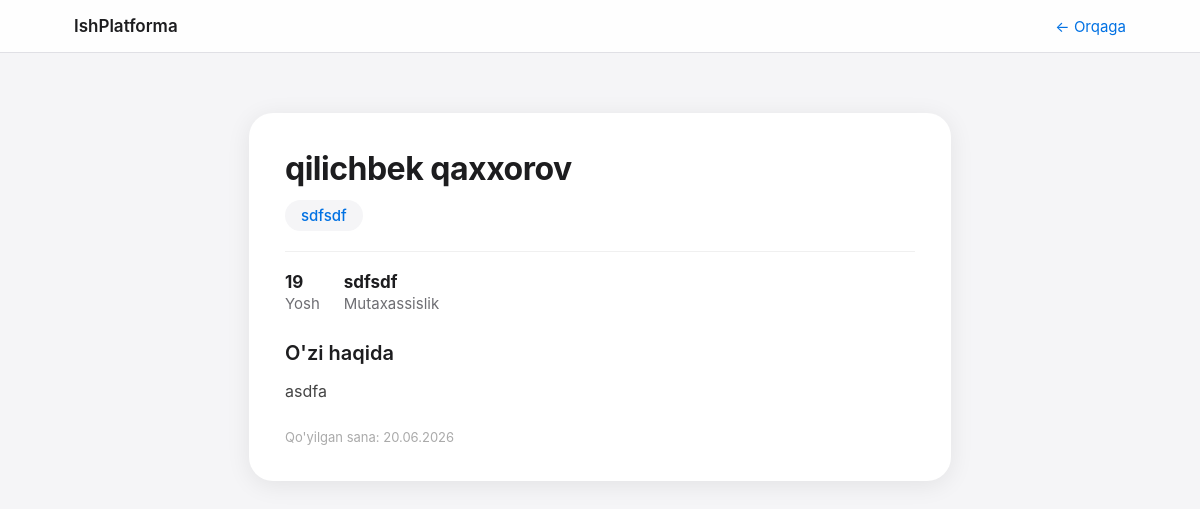
The app's page /ishchi/1/ (signed in) with its own data.
### config/models.py (models this page shows, shortened)
class Ishchi(models.Model):
    name        = models.CharField(max_length=100, verbose_name="Ism")
    surname     = models.CharField(max_length=100, verbose_name="Familiya")
    age         = models.IntegerField(verbose_name="Yosh")
    sohasi      = models.CharField(max_length=100, verbose_name="Sohasi")
    rasm        = models.ImageField(upload_to='rasmlar/', verbose_name="Rasm")
    description = models.TextField(verbose_name="O'zi haqida")
    created_at  = models.DateTimeField(auto_now_add=True)
    class Meta:
        verbose_name = "Ishchi"
        verbose_name_plural = "Ishchilar"

### config/views.py (the view)
# urls.py: path('ishchi/<int:pk>/', views.detail, name='detail'),
def detail(request, pk):
    if not request.session.get('foydalanuvchi_id'):
        return redirect('kirish')
    ishchi = get_object_or_404(Ishchi, pk=pk)
    return render(request, 'ishchilar/detail.html', {'ishchi': ishchi})

### template/ishchilar/detail.html (shortened to what this page needs)
<!DOCTYPE html>
<html lang="uz">
<head>
</head>
<body>
<nav>
    <div class="nav-inner">
        <a href="{% url 'home' %}" class="logo">IshPlatforma</a>
        <a href="{% url 'home' %}" class="back">← Orqaga</a>
    </div>
</nav>
<div class="profile">
    <div class="profile-card">
        <div class="profile-body">
            <div class="profile-name">{{ ishchi.name }} {{ ishchi.surname }}</div>
            <span class="badge">{{ ishchi.sohasi }}</span>
            <div class="meta">
                <div class="meta-item">
                    <strong>{{ ishchi.age }}</strong>
                    Yosh
                </div>
                <div class="meta-item">
                    <strong>{{ ishchi.sohasi }}</strong>
                    Mutaxassislik
                </div>
            </div>
            <div class="desc-title">O'zi haqida</div>
            <div class="desc">{{ ishchi.description }}</div>
            <div class="date">Qo'yilgan sana: {{ ishchi.created_at|date:"d.m.Y" }}</div>
        </div>
    </div>
</div>
</body>
</html>

### template/ishchilar/detail.html (style rules this page uses)
* { margin: 0; padding: 0; box-sizing: border-box; }
body { font-family: -apple-system, BlinkMacSystemFont, 'SF Pro Display', sans-serif; background: #f5f5f7; color: #1d1d1f; }
nav { background: rgba(255,255,255,0.85); backdrop-filter: blur(20px); border-bottom: 1px solid #e0e0e5; position: sticky; top: 0; z-index: 100; }
.nav-inner { max-width: 1100px; margin: 0 auto; padding: 0 24px; height: 52px; display: flex; align-items: center; justify-content: space-between; }
.logo { font-size: 17px; font-weight: 600; color: #1d1d1f; text-decoration: none; }
.back { color: #0071e3; text-decoration: none; font-size: 15px; }
.profile { max-width: 750px; margin: 60px auto; padding: 0 24px; }
.profile-card { background: white; border-radius: 24px; overflow: hidden; box-shadow: 0 4px 24px rgba(0,0,0,0.08); }
.profile-body { padding: 36px; }
.profile-name { font-size: 32px; font-weight: 700; letter-spacing: -0.5px; }
.badge { display: inline-block; margin-top: 12px; background: #f5f5f7; color: #0071e3; padding: 6px 16px; border-radius: 980px; font-size: 15px; font-weight: 500; }
.meta { display: flex; gap: 24px; margin-top: 20px; padding-top: 20px; border-top: 1px solid #f0f0f0; }
.meta-item { font-size: 15px; color: #6e6e73; }
.meta-item strong { display: block; color: #1d1d1f; font-size: 17px; margin-bottom: 2px; }
.desc-title { font-size: 20px; font-weight: 600; margin-top: 28px; margin-bottom: 12px; }
.desc { font-size: 16px; color: #444; line-height: 1.75; }
.date { margin-top: 24px; font-size: 13px; color: #aaa; }

### records on screen
Ishchi: name "qilichbek", surname "qaxxorov", sohasi "sdfsdf", age "19", description "asdfa", created_at "20.06.2026"
